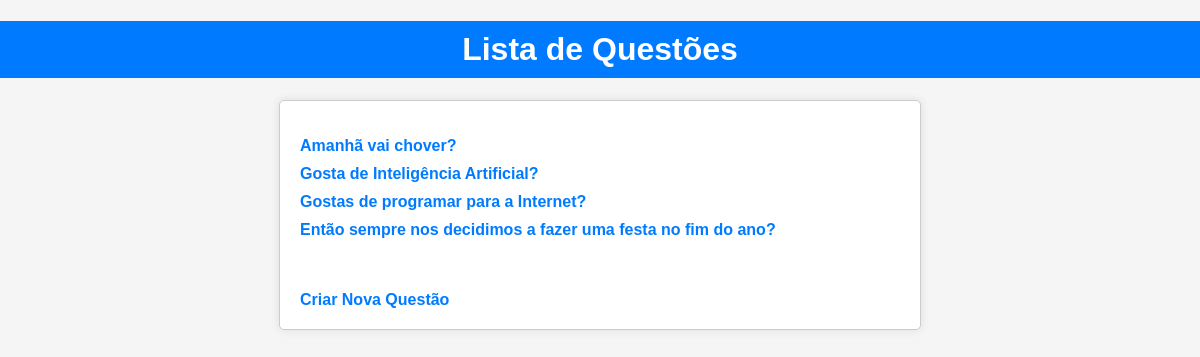
Page /votacao/ on the committed database.
### votacao/models.py (models this page shows, shortened)
class Questao(models.Model):
    questao_texto = models.CharField(max_length=200)
    pub_data = models.DateTimeField('data de publicacao')

### votacao/views.py (the view)
# urls.py: path("", views.index, name='index'),
def index(request):
    latest_question_list = Questao.objects.order_by('-pub_data')[:5]
    context = {'latest_question_list': latest_question_list}
    return render(request, 'votacao/index.html', context)

### votacao/templates/votacao/index.html (shortened to what this page needs)
<!DOCTYPE html>
{% load static %}
<html lang="en">
<head>
    <link rel="stylesheet" type="text/css" href="{% static 'votacao/index_styles.css' %}">
</head>
<body>
    <h1>Lista de Questões</h1>
    <div class="container">
        {% if latest_question_list %}
        <ul>
            {% for questao in latest_question_list %}
            <li>
                <a href="{% url 'votacao:detalhe' questao.id %}">
                    {{ questao.questao_texto }}
                </a>
            </li>
            {% endfor %}
        </ul>
        {% else %}
        <p>Não há questões disponíveis.</p>
        {% endif %}
        <br>
        <br>
        <a href="{% url 'votacao:criarquestao' %}" class="vote-button">Criar Nova Questão</a>
    </div>
</body>
</html>

### votacao/static/votacao/index_styles.css (style rules this page uses)
body { font-family: Arial, sans-serif; background-color: #f5f5f5; margin: 0; padding: 0; }
h1 { background-color: #007bff; color: #fff; padding: 10px; text-align: center; }
.container { max-width: 600px; margin: 20px auto; padding: 20px; background-color: #fff; border: 1px solid #ccc; border-radius: 5px; box-shadow: 0 0 10px rgba(0, 0, 0, 0.1); }
ul { list-style-type: none; padding: 0; }
li { margin: 10px 0; }
a { text-decoration: none; color: #007bff; font-weight: bold; }

### rows in the picture
Questao: questao_texto "Amanhã vai chover?"
Questao: questao_texto "Gosta de Inteligência Artificial?"
Questao: questao_texto "Gostas de programar para a Internet?"
Questao: questao_texto "Então sempre nos decidimos a fazer uma festa no fim do ano?"
